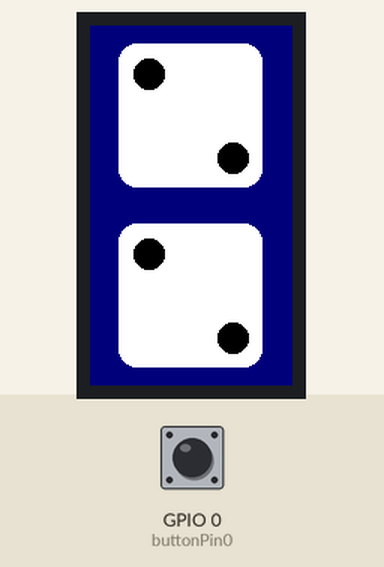
The sketch below on a simulated ESP32. Shown: 135×240 colour display. Inputs (shaded band) come from the test bench; at power-on: GPIO 0 (buttonPin0) HIGH. Random numbers use the default seed unless the sketch sets one.

Above: at 1.4 s.
1.5 s: GPIO 0 (buttonPin0) pulled LOW for 1 s
At 3.0 s:
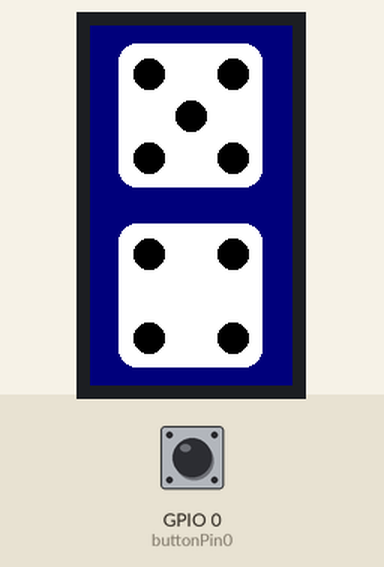
4.0 s: GPIO 0 (buttonPin0) pulled LOW for 0.15 s
At 5.3 s:
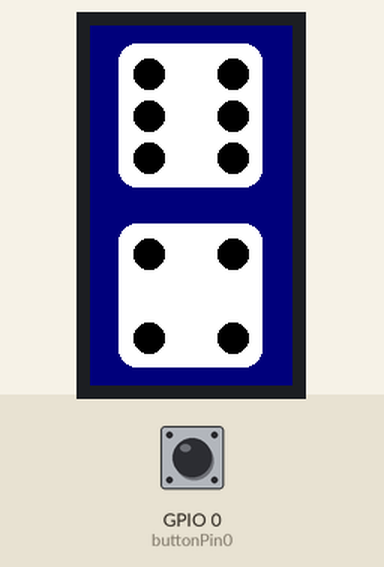
5.6 s: GPIO 0 (buttonPin0) pulled LOW for 0.15 s
At 6.2 s:
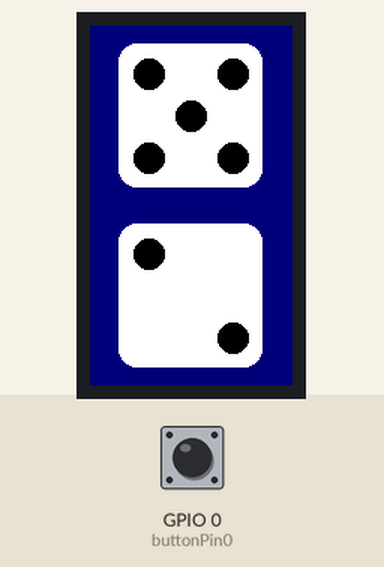
7.2 s: GPIO 0 (buttonPin0) pulled LOW for 1 s
At 7.98 s:
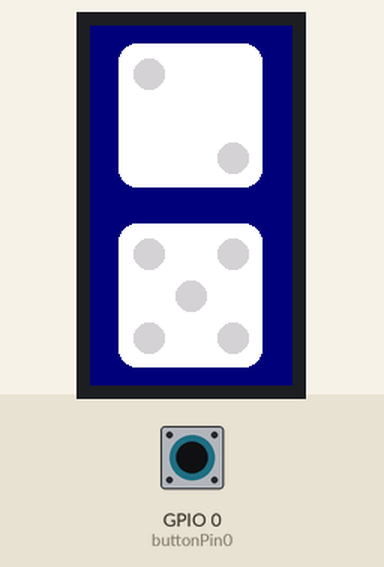
Timing chart, 0 to 10.2 s (numbered marks = the images above; inputs shaded):
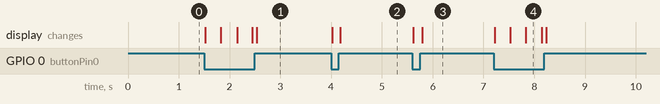

The sketch:

ESP32_TTGO_Dice.ino
```cpp
// ========================================================================
// ESP32+TTGO Dice
// ========================================================================


#include <TFT_eSPI.h>        // Hardware-specific library
TFT_eSPI tft = TFT_eSPI();   // Invoke library


const int buttonPin0 = 0;
const int buttonPin1 = 35;

const int centerX = 67;
const int centerY0 = 60;
const int centerY1 = 180;
const int dieEdge = 96;
const int dotRadius = 10;
const int dotEdge = 28;

int buttonState0 = 0;
bool buttonHeldDown0 = false;

void setup()
{
  pinMode (buttonPin0, INPUT);
  pinMode (buttonPin1, INPUT);

  // Initialize display, paint screen navy blue.
  tft.begin ();
  tft.fillScreen (TFT_NAVY);

  // Initial draw of dice.
  drawDie (random (6), centerX, centerY0, TFT_BLACK);
  drawDie (random (6), centerX, centerY1, TFT_BLACK);
}

void loop()
{
  if (digitalRead (buttonPin0) == LOW) {
    drawDie (random (6), centerX, centerY0, TFT_LIGHTGREY);
    drawDie (random (6), centerX, centerY1, TFT_LIGHTGREY);
    buttonHeldDown0 = true;
  } else {
    if (buttonHeldDown0) {
      drawDie (random (6), centerX, centerY0, TFT_BLACK);
      drawDie (random (6), centerX, centerY1, TFT_BLACK);
    }
    buttonHeldDown0 = false;
  }
}

void drawDie (int roll, int x, int y, uint16_t color)
{
  tft.fillRoundRect (x - (dieEdge / 2), y - (dieEdge / 2), dieEdge, dieEdge, 12, TFT_WHITE);

  switch (roll) {
      case 0:
      drawOne (x, y, color);
      break;

      case 1:
      drawTwo (x, y, color);
      break;

      case 2:
      drawThree (x, y, color);
      break;

      case 3:
      drawFour (x, y, color);
      break;

      case 4:
      drawFive (x, y, color);
      break;

      default:
      drawSix (x, y, color);
      break;
    }
}

void drawOne (int x, int y, uint16_t color)
{
  tft.fillCircle (x, y, dotRadius, color);
}

void drawTwo (int x, int y, uint16_t color)
{
  tft.fillCircle (x - dotEdge, y - dotEdge, dotRadius, color);
  tft.fillCircle (x + dotEdge, y + dotEdge, dotRadius, color);
}

void drawThree (int x, int y, uint16_t color)
{
  tft.fillCircle (x- dotEdge, y- dotEdge, dotRadius, color);
  tft.fillCircle (x, y, dotRadius, color);
  tft.fillCircle (x + dotEdge, y + dotEdge, dotRadius, color);
}

void drawFour (int x, int y, uint16_t color)
{
  tft.fillCircle (x - dotEdge, y - dotEdge, dotRadius, color);
  tft.fillCircle (x - dotEdge, y + dotEdge, dotRadius, color);
  tft.fillCircle (x + dotEdge, y - dotEdge, dotRadius, color);
  tft.fillCircle (x + dotEdge, y + dotEdge, dotRadius, color);
}

void drawFive (int x, int y, uint16_t color)
{
  tft.fillCircle (x - dotEdge, y - dotEdge, dotRadius, color);
  tft.fillCircle (x - dotEdge, y + dotEdge, dotRadius, color);
  tft.fillCircle (x, y, dotRadius, color);
  tft.fillCircle (x + dotEdge, y - dotEdge, dotRadius, color);
  tft.fillCircle (x + dotEdge, y + dotEdge, dotRadius, color);
}

void drawSix (int x, int y, uint16_t color)
{
  tft.fillCircle (x - dotEdge, y - dotEdge, dotRadius, color);
  tft.fillCircle (x - dotEdge, y, dotRadius, color);
  tft.fillCircle (x - dotEdge, y + dotEdge, dotRadius, color);
  tft.fillCircle (x + dotEdge, y - dotEdge, dotRadius, color);
  tft.fillCircle (x + dotEdge, y, dotRadius, color);
  tft.fillCircle (x + dotEdge, y + dotEdge, dotRadius, color);
}
```

Measured:
- after the input at 1.5 s, the display: first changes at once (image 1 shows a later state)
- after the input at 4.0 s, the display: first changes at once (image 2 shows a later state)
- after the input at 5.6 s, the display: first changes at once (image 3 shows a later state)
- after the input at 7.2 s, the display: first changes at once (image 4 shows a later state)
